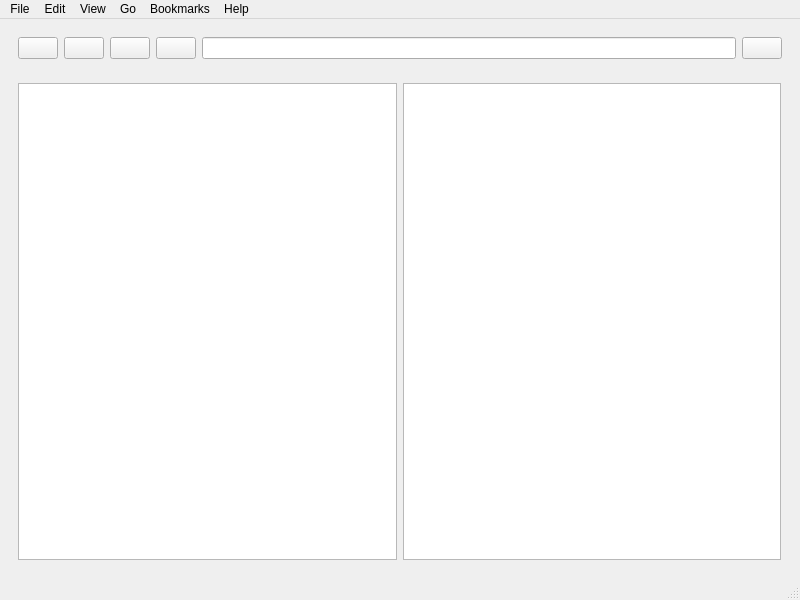
<?xml version="1.0" encoding="UTF-8"?>
<ui version="4.0">
 <class>MainWindow</class>
 <widget class="QMainWindow" name="MainWindow">
  <property name="geometry">
   <rect>
    <x>0</x>
    <y>0</y>
    <width>800</width>
    <height>600</height>
   </rect>
  </property>
  <property name="windowTitle">
   <string>MainWindow</string>
  </property>
  <widget class="QWidget" name="centralwidget">
   <layout class="QVBoxLayout" name="verticalLayout">
    <item>
     <widget class="QWidget" name="toolWidget" native="true">
      <layout class="QHBoxLayout" name="horizontalLayout_2">
       <item>
        <widget class="QPushButton" name="ButprVisFold">
         <property name="text">
          <string/>
         </property>
         <property name="iconSize">
          <size>
           <width>34</width>
           <height>26</height>
          </size>
         </property>
        </widget>
       </item>
       <item>
        <widget class="QPushButton" name="ButnVisFold">
         <property name="text">
          <string/>
         </property>
         <property name="iconSize">
          <size>
           <width>34</width>
           <height>26</height>
          </size>
         </property>
        </widget>
       </item>
       <item>
        <widget class="QPushButton" name="ButparFold">
         <property name="text">
          <string/>
         </property>
         <property name="iconSize">
          <size>
           <width>34</width>
           <height>26</height>
          </size>
         </property>
        </widget>
       </item>
       <item>
        <widget class="QPushButton" name="Buthome">
         <property name="text">
          <string/>
         </property>
         <property name="iconSize">
          <size>
           <width>34</width>
           <height>26</height>
          </size>
         </property>
        </widget>
       </item>
       <item>
        <widget class="QLineEdit" name="lineEdit">
         <property name="readOnly">
          <bool>true</bool>
         </property>
        </widget>
       </item>
       <item>
        <widget class="QPushButton" name="ButSearch">
         <property name="enabled">
          <bool>true</bool>
         </property>
         <property name="text">
          <string/>
         </property>
        </widget>
       </item>
      </layout>
     </widget>
    </item>
    <item>
     <widget class="QWidget" name="dirsAfilesWidget" native="true">
      <layout class="QHBoxLayout" name="horizontalLayout">
       <item>
        <widget class="QListView" name="listViewMenu">
         <property name="editTriggers">
          <set>QAbstractItemView::NoEditTriggers</set>
         </property>
        </widget>
       </item>
       <item>
        <widget class="QListView" name="listView">
         <property name="enabled">
          <bool>true</bool>
         </property>
         <property name="selectionMode">
          <enum>QAbstractItemView::ExtendedSelection</enum>
         </property>
        </widget>
       </item>
       <item>
        <spacer name="verticalSpacer">
         <property name="orientation">
          <enum>Qt::Vertical</enum>
         </property>
         <property name="sizeHint" stdset="0">
          <size>
           <width>1</width>
           <height>40</height>
          </size>
         </property>
        </spacer>
       </item>
      </layout>
     </widget>
    </item>
   </layout>
  </widget>
  <widget class="QMenuBar" name="menubar">
   <property name="geometry">
    <rect>
     <x>0</x>
     <y>0</y>
     <width>800</width>
     <height>23</height>
    </rect>
   </property>
   <widget class="QMenu" name="menufile">
    <property name="title">
     <string>File</string>
    </property>
   </widget>
   <widget class="QMenu" name="menuedit">
    <property name="title">
     <string>Edit</string>
    </property>
   </widget>
   <widget class="QMenu" name="menuView">
    <property name="title">
     <string>View</string>
    </property>
    <widget class="QMenu" name="menuLocation_selector">
     <property name="title">
      <string>Location selector</string>
     </property>
     <addaction name="actionButton_Style_2"/>
     <addaction name="actionEntry_Style_2"/>
    </widget>
    <widget class="QMenu" name="menuSide_Pane">
     <property name="title">
      <string>Side Pane</string>
     </property>
     <addaction name="actionShortcuts"/>
     <addaction name="actionTree"/>
     <addaction name="separator"/>
     <addaction name="actionImage_Preview"/>
    </widget>
    <widget class="QMenu" name="menuArrange_Items">
     <property name="title">
      <string>Arrange Items</string>
     </property>
     <addaction name="actionBy_Names"/>
     <addaction name="actionBy_Size"/>
     <addaction name="actionBy_Types"/>
     <addaction name="actionBy_Modification_Date"/>
     <addaction name="separator"/>
     <addaction name="actionAscending"/>
     <addaction name="actionDescending"/>
     <addaction name="separator"/>
     <addaction name="actionToggle_Sort_Order"/>
    </widget>
    <addaction name="actionReaload"/>
    <addaction name="actionSplit_View"/>
    <addaction name="separator"/>
    <addaction name="menuLocation_selector"/>
    <addaction name="menuSide_Pane"/>
    <addaction name="actionstatus_bar"/>
    <addaction name="actionMenubar"/>
    <addaction name="actionConfigure_Toolbar"/>
    <addaction name="separator"/>
    <addaction name="actionShow_Hiden_Files"/>
    <addaction name="separator"/>
    <addaction name="actionShow_File_HighLight"/>
    <addaction name="separator"/>
    <addaction name="menuArrange_Items"/>
    <addaction name="separator"/>
    <addaction name="actionZoom_In"/>
    <addaction name="actionZoom_Out"/>
    <addaction name="actionNormal_Size"/>
    <addaction name="separator"/>
    <addaction name="actionIcon_View"/>
    <addaction name="actionList_View"/>
   </widget>
   <widget class="QMenu" name="menuGo">
    <property name="title">
     <string>Go</string>
    </property>
   </widget>
   <widget class="QMenu" name="menubookMarks">
    <property name="title">
     <string>Bookmarks</string>
    </property>
   </widget>
   <widget class="QMenu" name="menuHelp">
    <property name="title">
     <string>Help</string>
    </property>
   </widget>
   <addaction name="menufile"/>
   <addaction name="menuedit"/>
   <addaction name="menuView"/>
   <addaction name="menuGo"/>
   <addaction name="menubookMarks"/>
   <addaction name="menuHelp"/>
  </widget>
  <widget class="QStatusBar" name="statusbar"/>
  <action name="actionReaload">
   <property name="text">
    <string>Reload</string>
   </property>
  </action>
  <action name="actionButton_Style">
   <property name="text">
    <string>Button Style</string>
   </property>
  </action>
  <action name="actionEntry_Style">
   <property name="text">
    <string>Entry Style</string>
   </property>
  </action>
  <action name="actionShortcuts">
   <property name="text">
    <string>Shortcuts</string>
   </property>
  </action>
  <action name="actionTree">
   <property name="text">
    <string>Tree</string>
   </property>
  </action>
  <action name="actionImage_Preview">
   <property name="text">
    <string>Image Preview</string>
   </property>
  </action>
  <action name="actionstatus_bar">
   <property name="checkable">
    <bool>true</bool>
   </property>
   <property name="text">
    <string>Statusbar</string>
   </property>
  </action>
  <action name="actionMenubar">
   <property name="checkable">
    <bool>true</bool>
   </property>
   <property name="text">
    <string>Menubar</string>
   </property>
  </action>
  <action name="actionConfigure_Toolbar">
   <property name="text">
    <string>Configure the Toolbar</string>
   </property>
  </action>
  <action name="actionShow_Hiden_Files">
   <property name="checkable">
    <bool>true</bool>
   </property>
   <property name="text">
    <string>Show Hidden Files</string>
   </property>
  </action>
  <action name="actionShow_File_HighLight">
   <property name="checkable">
    <bool>true</bool>
   </property>
   <property name="text">
    <string>Show File Highlight</string>
   </property>
  </action>
  <action name="actionBy_Names">
   <property name="text">
    <string>By Names</string>
   </property>
  </action>
  <action name="actionBy_Size">
   <property name="text">
    <string>By Size</string>
   </property>
  </action>
  <action name="actionBy_Types">
   <property name="text">
    <string>By Type</string>
   </property>
  </action>
  <action name="actionBy_Modification_Date">
   <property name="text">
    <string>By Modification Date</string>
   </property>
  </action>
  <action name="actionAscending">
   <property name="text">
    <string>Ascending</string>
   </property>
  </action>
  <action name="actionDescending">
   <property name="text">
    <string>Descending</string>
   </property>
  </action>
  <action name="actionToggle_Sort_Order">
   <property name="text">
    <string>Toggle Sort Order</string>
   </property>
  </action>
  <action name="actionSplit_View">
   <property name="checkable">
    <bool>true</bool>
   </property>
   <property name="text">
    <string>Split View</string>
   </property>
  </action>
  <action name="actionButton_Style_2">
   <property name="text">
    <string>Buttons Style</string>
   </property>
  </action>
  <action name="actionEntry_Style_2">
   <property name="checkable">
    <bool>true</bool>
   </property>
   <property name="text">
    <string>Entry Style</string>
   </property>
  </action>
  <action name="actionZoom_In">
   <property name="text">
    <string>Zoom In</string>
   </property>
  </action>
  <action name="actionZoom_Out">
   <property name="text">
    <string>Zoom Out</string>
   </property>
  </action>
  <action name="actionNormal_Size">
   <property name="text">
    <string>Normal Size</string>
   </property>
  </action>
  <action name="actionIcon_View">
   <property name="text">
    <string>Icon View</string>
   </property>
  </action>
  <action name="actionList_View">
   <property name="text">
    <string>List View</string>
   </property>
  </action>
 </widget>
 <resources/>
 <connections/>
</ui>
